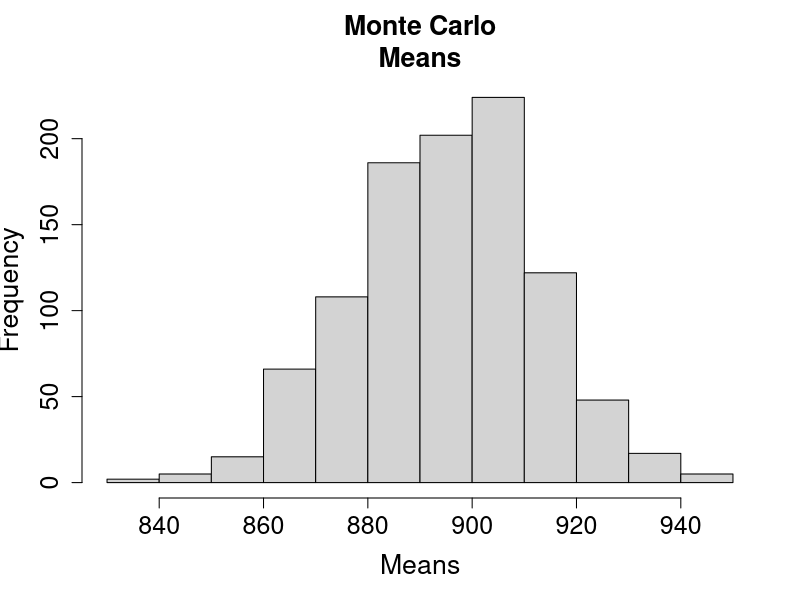
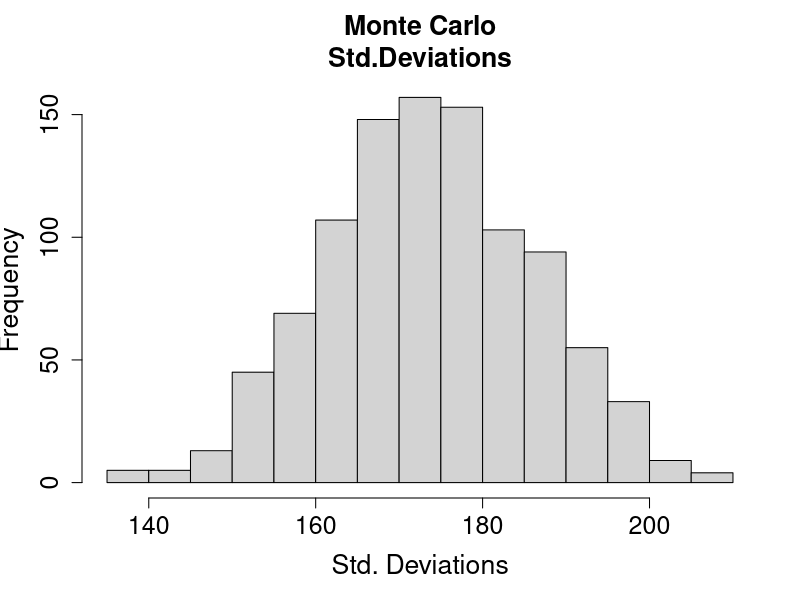
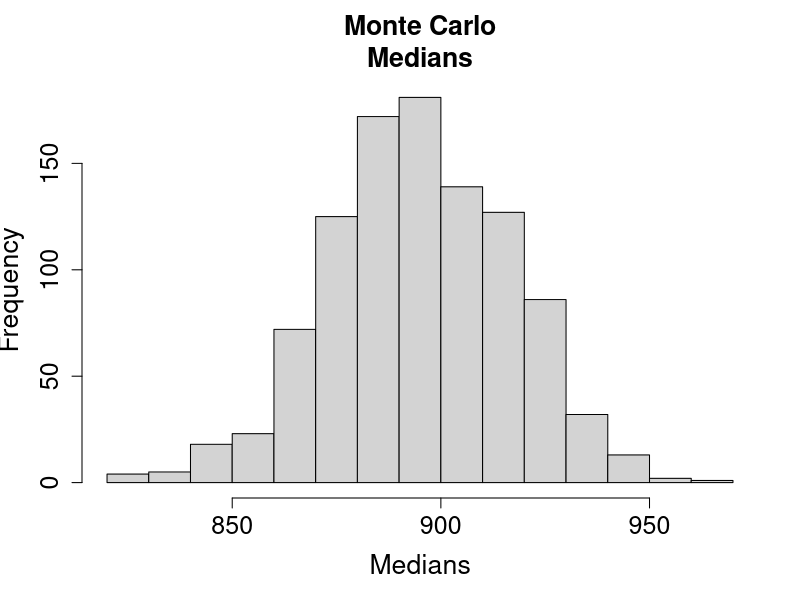
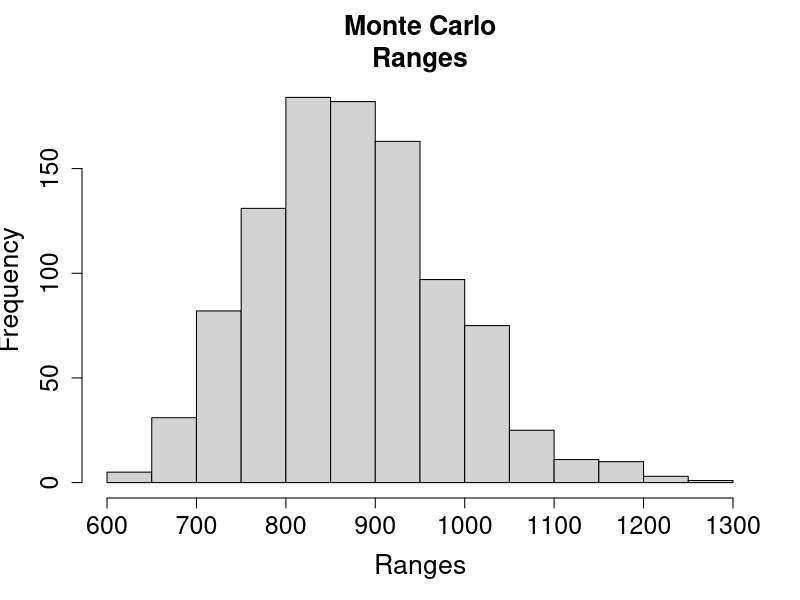
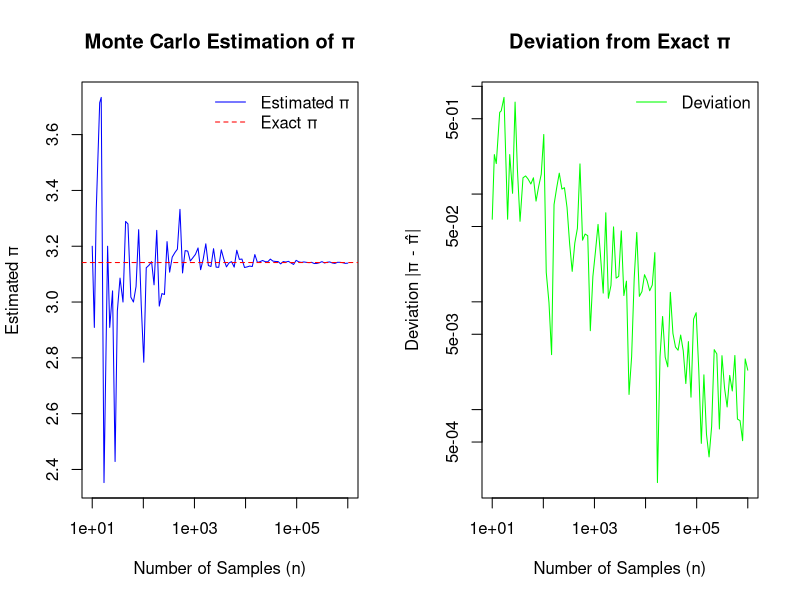
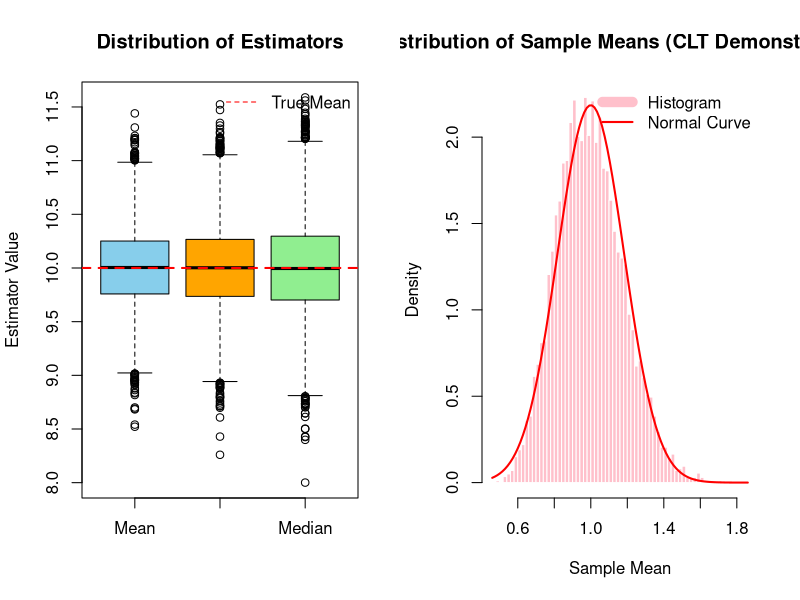
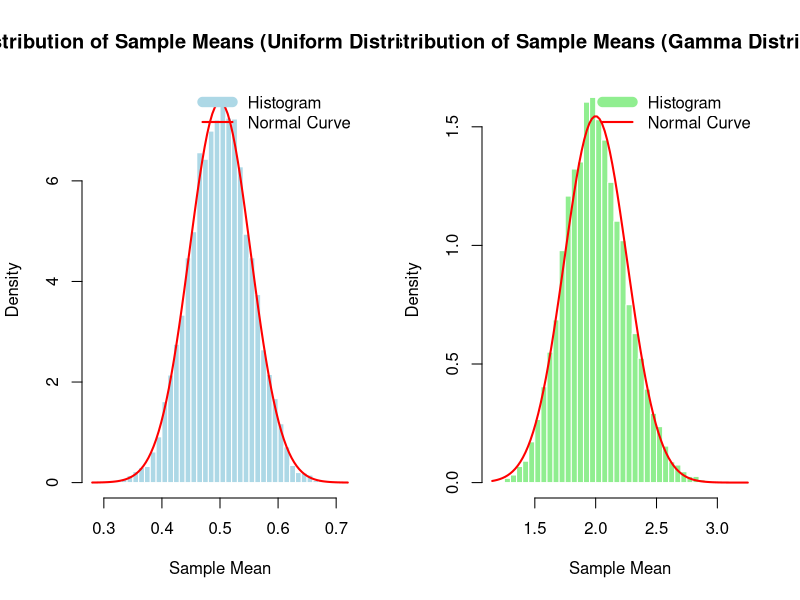
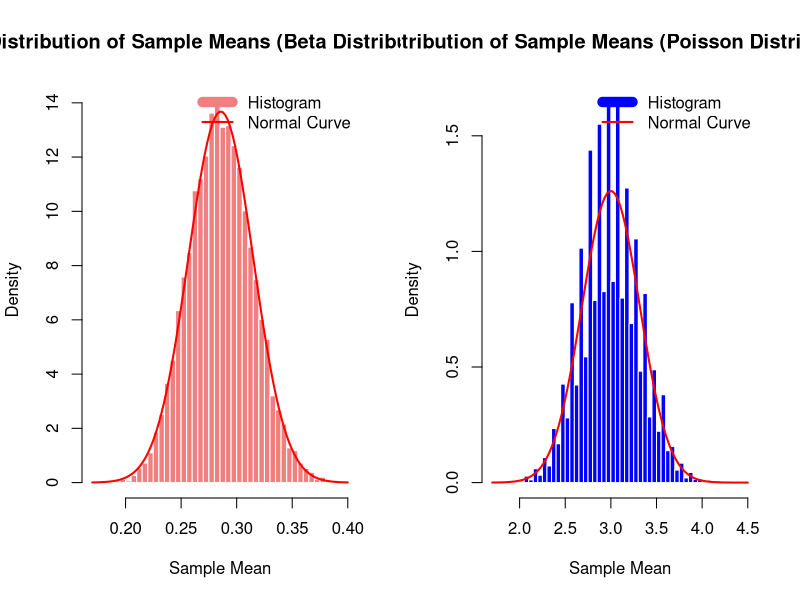

Write R code to recreate these figures, in order.
## ---- chunk 1
# Normal Distribution
rnorm(100, mean=10,sd=4)

# Binomial Distribution
rbinom(6,size=1,prob=0.5)

# Uniform Distribution
runif(50,min=0,max=100)
## ---- chunk 2
#Data Genaration
m <- 1000
n <- 100
x <- matrix(rnorm((m*n),896,174), nrow=m)
means <- apply(x,MARGIN=1,FUN=mean)
sdevs <- apply(x,MARGIN=1,FUN=sd)
medians <- apply(x,MARGIN=1,FUN=median)
ranges <- apply(apply(x,MARGIN=1,FUN=range),MARGIN=2,FUN=diff)

# Visualisation

## Hist Mean
hist(means,xlab="Means",ylab="Frequency", main="Monte Carlo
Means",cex.axis=1.5,cex.lab=1.6,cex.main=1.6)

## Hist Sdev
hist(sdevs,xlab="Std. Deviations",ylab= "Frequency",main="Monte Carlo
Std.Deviations",cex.axis=1.5,cex.lab=1.6,cex.main=1.6)

## Hist Median
hist(medians,xlab="Medians",ylab="Frequency", main="Monte Carlo
Medians",cex.axis=1.5,cex.lab=1.6,cex.main=1.6)

##  Hist Range
hist(ranges,xlab="Ranges",ylab="Frequency", main="Monte Carlo
Ranges",cex.axis=1.5,cex.lab=1.6,cex.main=1.6)
## ---- chunk 3
# Monte Carlo Simulation to Estimate π
monte_carlo_pi <- function(n) {
  x <- runif(n, -1, 1) # produce x coordinate
  y <- runif(n, -1, 1) # produce y coordinate
  inside_circle <- (x^2 + y^2) <= 1  # Check if points fall inside the unit circle
  pi_estimate <- 4 * sum(inside_circle) / n  # Estimate π using the ratio
  return(pi_estimate)
}

# Parameters for the simulation
n_values <- as.integer(10^seq(1, 6, length.out = 100))  # Vary n from 10 to 1,000,000
pi_exact <- pi  # Exact value of π
estimates <- numeric(length(n_values))  # Store estimates of π
deviations <- numeric(length(n_values))  # Store deviations from exact value

# Perform Monte Carlo simulation for different n values
for (i in seq_along(n_values)) {
  n <- n_values[i]
  estimates[i] <- monte_carlo_pi(n)
  deviations[i] <- abs(pi_exact - estimates[i])
}

# Plotting
par(mfrow = c(1, 2))  # Create a 1x2 plot layout

# Plot π estimates
plot(n_values, estimates, type = "l", log = "x", col = "blue", 
     xlab = "Number of Samples (n)", ylab = "Estimated π", 
     main = "Monte Carlo Estimation of π")
abline(h = pi_exact, col = "red", lty = 2)  # Add horizontal line for exact π
legend("topright", legend = c("Estimated π", "Exact π"), 
       col = c("blue", "red"), lty = c(1, 2), bty = "n")

# Plot deviations
plot(n_values, deviations, type = "l", log = "xy", col = "green", 
     xlab = "Number of Samples (n)", ylab = "Deviation |π - π̂|", 
     main = "Deviation from Exact π")
legend("topright", legend = c("Deviation"), 
       col = c("green"), lty = c(1), bty = "n")
## ---- chunk 4
set.seed(123)  # For reproducibility

# Parameters
n <- 30  # Sample size
mu <- 10  # True mean
sigma <- 2  # True standard deviation
N_sim <- 10000  # Number of simulations

# Initialize vectors to store the estimators
mean_estimates <- numeric(N_sim)
trimmed_mean_estimates <- numeric(N_sim)
median_estimates <- numeric(N_sim)

# Monte Carlo Simulation
for (i in 1:N_sim) {
  # Generate random sample
  sample <- rnorm(n, mean = mu, sd = sigma)
  
  # Compute estimators
  mean_estimates[i] <- mean(sample)  # Sample mean
  trimmed_mean_estimates[i] <- mean(sample, trim = 0.2)  # 20% trimmed mean
  median_estimates[i] <- median(sample)  # Sample median
}

# Compute biases
mean_bias <- mean(mean_estimates) - mu
trimmed_mean_bias <- mean(trimmed_mean_estimates) - mu
median_bias <- mean(median_estimates) - mu

# Display results
cat("Bias of Sample Mean: ", mean_bias, "\n")
cat("Bias of 20% Trimmed Mean: ", trimmed_mean_bias, "\n")
cat("Bias of Sample Median: ", median_bias, "\n")

# Visualization
boxplot(mean_estimates, trimmed_mean_estimates, median_estimates, 
        names = c("Mean", "Trimmed Mean", "Median"),
        main = "Distribution of Estimators",
        ylab = "Estimator Value",
        col = c("skyblue", "orange", "lightgreen"))
abline(h = mu, col = "red", lty = 2, lwd = 2)  # True mean
legend("topright", legend = "True Mean", col = "red", lty = 2, bty = "n")

## ---- chunk 5
set.seed(1000)  # For reproducibility

# Parameters
n <- 30  # Sample size
N_sim <- 10000  # Number of simulations

# Generate sample means from a non-normal distribution (Exponential)
sample_means <- numeric(N_sim)
for (i in 1:N_sim) {
  sample <- rexp(n, rate = 1)  # Exponential distribution with rate = 1
  sample_means[i] <- mean(sample)  # Compute sample mean
}

# Theoretical normal distribution
mean_theoretical <- 1  # Mean of Exponential(1) = 1
sd_theoretical <- 1 / sqrt(n)  # Standard deviation of the sampling distribution

# Visualization
hist(sample_means, breaks = 50, probability = TRUE, 
     main = "Distribution of Sample Means (CLT Demonstration)",
     xlab = "Sample Mean", col = "pink", border = "white")
curve(dnorm(x, mean = mean_theoretical, sd = sd_theoretical), 
      col = "red", lwd = 2, add = TRUE)  # Overlay normal curve
legend("topright", legend = c("Histogram", "Normal Curve"), 
       col = c("pink", "red"), lty = c(1, 1), lwd = c(10, 2), bty = "n")

## ---- chunk 6
set.seed(1000)  # For reproducibility

# Parameters
n <- 30  # Sample size
N_sim <- 10000  # Number of simulations

# Generate sample means from a uniform distribution
sample_means_uniform <- numeric(N_sim)
for (i in 1:N_sim) {
  sample <- runif(n, min = 0, max = 1)  # Uniform distribution between 0 and 1
  sample_means_uniform[i] <- mean(sample)  # Compute sample mean
}

# Theoretical normal distribution
mean_theoretical_uniform <- 0.5  # Mean of Uniform(0, 1) = (0 + 1) / 2
sd_theoretical_uniform <- sqrt((1/12) / n)  # Standard deviation of the sampling distribution

# Visualization
hist(sample_means_uniform, breaks = 50, probability = TRUE, 
     main = "Distribution of Sample Means (Uniform Distribution)",
     xlab = "Sample Mean", col = "lightblue", border = "white")
curve(dnorm(x, mean = mean_theoretical_uniform, sd = sd_theoretical_uniform), 
      col = "red", lwd = 2, add = TRUE)  # Overlay normal curve
legend("topright", legend = c("Histogram", "Normal Curve"), 
       col = c("lightblue", "red"), lty = c(1, 1), lwd = c(10, 2), bty = "n")
## ---- chunk 7
set.seed(1000)  # For reproducibility

# Parameters
n <- 30  # Sample size
N_sim <- 10000  # Number of simulations

# Generate sample means from a gamma distribution
sample_means_gamma <- numeric(N_sim)
for (i in 1:N_sim) {
  sample <- rgamma(n, shape = 2, rate = 1)  # Gamma distribution with shape = 2, rate = 1
  sample_means_gamma[i] <- mean(sample)  # Compute sample mean
}

# Theoretical normal distribution
mean_theoretical_gamma <- 2  # Mean of Gamma(2, 1) = shape / rate = 2
sd_theoretical_gamma <- sqrt(2 / n)  # Standard deviation of the sampling distribution

# Visualization
hist(sample_means_gamma, breaks = 50, probability = TRUE, 
     main = "Distribution of Sample Means (Gamma Distribution)",
     xlab = "Sample Mean", col = "lightgreen", border = "white")
curve(dnorm(x, mean = mean_theoretical_gamma, sd = sd_theoretical_gamma), 
      col = "red", lwd = 2, add = TRUE)  # Overlay normal curve
legend("topright", legend = c("Histogram", "Normal Curve"), 
       col = c("lightgreen", "red"), lty = c(1, 1), lwd = c(10, 2), bty = "n")
## ---- chunk 8
set.seed(1000)  # For reproducibility

# Parameters
n <- 30  # Sample size
N_sim <- 10000  # Number of simulations

# Generate sample means from a beta distribution
sample_means_beta <- numeric(N_sim)
for (i in 1:N_sim) {
  sample <- rbeta(n, shape1 = 2, shape2 = 5)  # Beta distribution with shape1 = 2, shape2 = 5
  sample_means_beta[i] <- mean(sample)  # Compute sample mean
}

# Theoretical normal distribution
mean_theoretical_beta <- 2 / (2 + 5)  # Mean of Beta(2, 5) = shape1 / (shape1 + shape2)
sd_theoretical_beta <- sqrt((2 * 5) / ((2 + 5)^2 * (2 + 5 + 1))) / sqrt(n)  # Standard deviation of the sampling distribution

# Visualization
hist(sample_means_beta, breaks = 50, probability = TRUE, 
     main = "Distribution of Sample Means (Beta Distribution)",
     xlab = "Sample Mean", col = "lightcoral", border = "white")
curve(dnorm(x, mean = mean_theoretical_beta, sd = sd_theoretical_beta), 
      col = "red", lwd = 2, add = TRUE)  # Overlay normal curve
legend("topright", legend = c("Histogram", "Normal Curve"), 
       col = c("lightcoral", "red"), lty = c(1, 1), lwd = c(10, 2), bty = "n")
## ---- chunk 9
set.seed(1000)  # For reproducibility

# Parameters
n <- 30  # Sample size
N_sim <- 10000  # Number of simulations

# Generate sample means from a Poisson distribution
sample_means_poisson <- numeric(N_sim)
for (i in 1:N_sim) {
  sample <- rpois(n, lambda = 3)  # Poisson distribution with lambda = 3
  sample_means_poisson[i] <- mean(sample)  # Compute sample mean
}

# Theoretical normal distribution
mean_theoretical_poisson <- 3  # Mean of Poisson(lambda) = lambda
sd_theoretical_poisson <- sqrt(3 / n)  # Standard deviation of the sampling distribution

# Visualization
hist(sample_means_poisson, breaks = 50, probability = TRUE, 
     main = "Distribution of Sample Means (Poisson Distribution)",
     xlab = "Sample Mean", col = "blue", border = "white")
curve(dnorm(x, mean = mean_theoretical_poisson, sd = sd_theoretical_poisson), 
      col = "red", lwd = 2, add = TRUE)  # Overlay normal curve
legend("topright", legend = c("Histogram", "Normal Curve"), 
       col = c("blue", "red"), lty = c(1, 1), lwd = c(10, 2), bty = "n")
